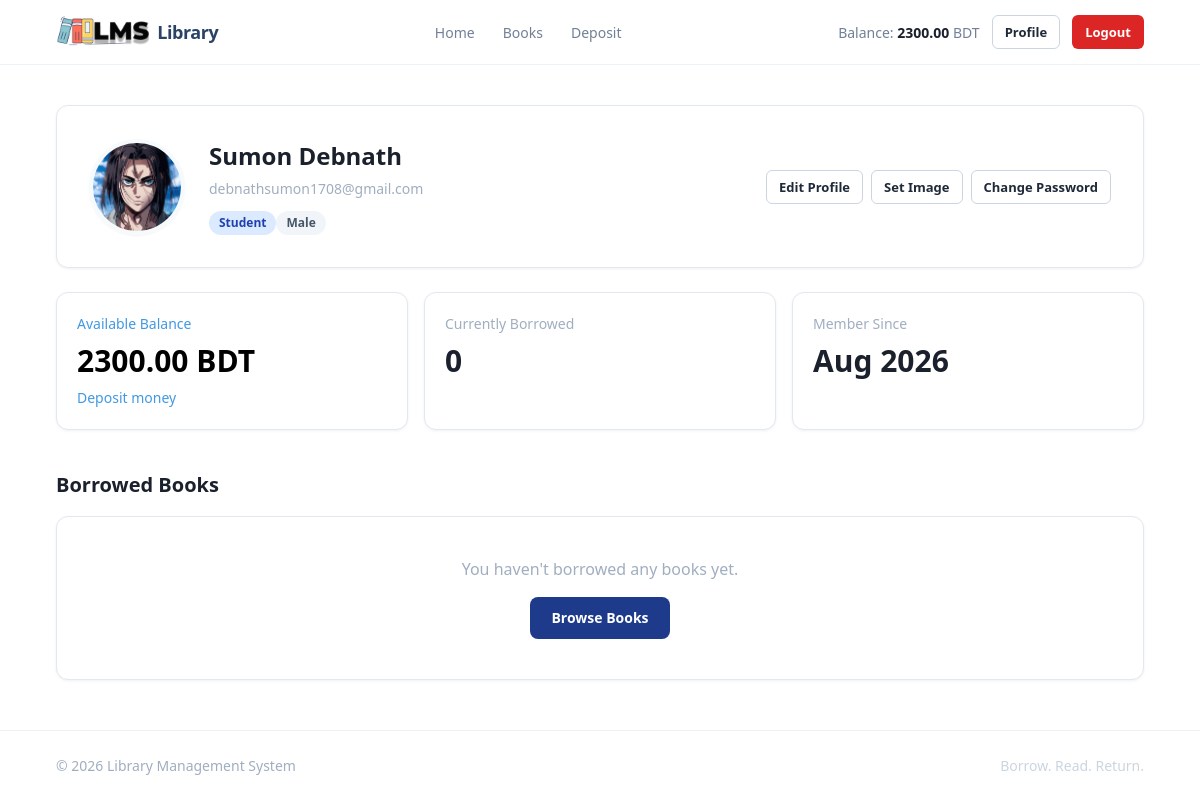
The page /account/profile/ (signed in) on the database its author committed.
### accounts/models.py (models this page shows, shortened)
class UserAccount(models.Model):
    user = models.OneToOneField(User, related_name="account", on_delete=models.CASCADE)
    birth_date = models.DateField(null=True, blank=True)
    gender = models.CharField(max_length=10, choices=GENDER_TYPE, blank=True, default="")
    user_type = models.CharField(max_length=10, choices=USER_TYPE, blank=True, default="")
    initial_date = models.DateField(auto_now_add=True)
    balance = models.DecimalField(default=0, max_digits=12, decimal_places=2)
    image = models.ImageField(upload_to="accounts/media/profile/", null=True, blank=True)

### accounts/views.py (the view)
# urls.py: path("profile/", Profile, name="profile"),
@login_required
def Profile(request):
    user = request.user.account
    book = BorrowBooK.objects.filter(borrowUser=request.user)
    return render(request, "accounts/profile.html", {"usr": user, "books": book})

### accounts/templates/accounts/profile.html (shortened to what this page needs)
{% extends "core/base.html" %}  {% block body %}
<div class="card p-6 sm:p-8">
  <div class="flex flex-col sm:flex-row items-center gap-6">
    {% if usr.image %}
    <img
      src="{{ usr.image.url }}"
      alt="Profile image of {{ usr.user.first_name }} {{ usr.user.last_name }}"
      class="h-24 w-24 rounded-full object-cover border-4 border-gray-100 shadow-sm"
    />
    {% else %}
    <div
      class="h-24 w-24 rounded-full bg-blue-100 text-blue-800 flex items-center justify-center text-2xl font-bold flex-shrink-0"
    >
      {{ usr.user.first_name|slice:":1" }}{{ usr.user.last_name|slice:":1" }}
    </div>
    {% endif %}
    <div class="text-center sm:text-left">
      <h1 class="text-2xl font-bold text-gray-900">
        {{ usr.user.first_name }} {{ usr.user.last_name }}
      </h1>
      <p class="text-sm text-gray-500 mt-1">{{ usr.user.email }}</p>
      <div class="flex flex-wrap justify-center sm:justify-start gap-1.5 mt-3">
        <span class="badge badge-blue">{{ usr.user_type }}</span>
        <span class="badge badge-gray">{{ usr.gender }}</span>
      </div>
    </div>
    <div class="sm:ml-auto flex flex-wrap justify-center gap-2">
      <a href="{% url 'edit_profile' %}" class="btn btn-secondary btn-sm"
        >Edit Profile</a
      >
      <a href="{% url 'image' %}" class="btn btn-secondary btn-sm">Set Image</a>
      <a href="{% url 'password' %}" class="btn btn-secondary btn-sm"
        >Change Password</a
      >
    </div>
  </div>
</div>
<div class="grid grid-cols-1 sm:grid-cols-3 gap-4 mt-6">
  <div class="card p-5 bg-blue-900 border-blue-900 text-white">
    <p class="text-sm text-blue-500">Available Balance</p>
    <p class="text-3xl font-bold mt-1 text-black">{{ usr.balance }} BDT</p>
    <a
      href="{% url 'deposite' %}"
      class="inline-block mt-1 text-sm font-medium text-blue-500 hover:text-blue-300 hover:underline"
      >Deposit money</a
    >
  </div>
  <div class="card p-5">
    <p class="text-sm text-gray-500">Currently Borrowed</p>
    <p class="text-3xl font-bold text-gray-900 mt-1">{{ books|length }}</p>
  </div>
  <div class="card p-5">
    <p class="text-sm text-gray-500">Member Since</p>
    <p class="text-3xl font-bold text-gray-900 mt-1">
      {{ usr.initial_date|date:"M Y" }}
    </p>
  </div>
</div>
<section class="mt-10">
  <h2 class="text-xl font-bold text-gray-900">Borrowed Books</h2>
  {% if books %}
  <div class="card overflow-hidden mt-4">
    <div class="overflow-x-auto hidden md:block">
      <table class="min-w-full divide-y divide-gray-200">
        <thead class="bg-gray-50">
          <tr>
            <th
              scope="col"
              class="px-6 py-3 text-left text-xs font-semibold uppercase tracking-wider text-gray-500"
            >
              Book
            </th>
            <th
              scope="col"
              class="px-6 py-3 text-left text-xs font-semibold uppercase tracking-wider text-gray-500"
            >
              Price
            </th>
            <th
              scope="col"
              class="px-6 py-3 text-left text-xs font-semibold uppercase tracking-wider text-gray-500"
            >
              Borrowed On
            </th>
            <th
              scope="col"
              class="px-6 py-3 text-right text-xs font-semibold uppercase tracking-wider text-gray-500"
            >
              Action
            </th>
          </tr>
        </thead>
        <tbody class="bg-white divide-y divide-gray-100">
          {% for book in books %}
          <tr class="hover:bg-gray-50">
            <td class="px-6 py-4">
              <a
                href="{% url 'details' book.borrowBook.id %}"
                class="font-medium text-gray-900 hover:text-blue-800"
                >{{ book.borrowBook.title }}</a
              >
            </td>
            <td class="px-6 py-4 text-sm text-gray-600 whitespace-no-wrap">
              {{ book.borrowBook.borrowed_price }} BDT
            </td>
            <td class="px-6 py-4 text-sm text-gray-500 whitespace-no-wrap">
              {{ book.borrowDate|date:"M d, Y h:i A" }}
            </td>
            <td class="px-6 py-4 text-right">
              <a
                href="{% url 'return' book.id %}"
                class="btn btn-secondary btn-sm"
                onclick="return confirm('Return this book?');"
                >Return Book</a
              >
            </td>
          </tr>
          {% endfor %}
        </tbody>
      </table>
    </div>
    <ul class="md:hidden divide-y divide-gray-100">
      {% for book in books %}
      <li class="p-4">
        <div class="flex items-center justify-between gap-3">
          <a
            href="{% url 'details' book.borrowBook.id %}"
            class="font-medium text-gray-900"
            >{{ book.borrowBook.title }}</a
          >
          <span class="text-sm text-gray-600 flex-shrink-0"
            >{{ book.borrowBook.borrowed_price }} BDT</span
          >
        </div>
        <p class="text-xs text-gray-500 mt-1">
          Borrowed {{ book.borrowDate|date:"M d, Y h:i A" }}
        </p>
        <a
          href="{% url 'return' book.id %}"
          class="btn btn-secondary btn-sm mt-3"
          onclick="return confirm('Return this book?');"
          >Return Book</a
        >
      </li>
      {% endfor %}
    </ul>
  </div>
  {% else %}
  <div class="card p-10 text-center mt-4">
    <p class="text-gray-500">You haven't borrowed any books yet.</p>
    <a href="{% url 'home' %}" class="btn btn-primary mt-4">Browse Books</a>
  </div>
  {% endif %}
</section>
{% endblock body %}

### core/templates/core/navber.html (shortened to what this page needs)
{% load static %}
<header class="bg-white border-b border-gray-200 sticky top-0 z-40">
    <nav class="mx-auto w-full max-w-6xl px-4 sm:px-6 lg:px-8" aria-label="Main navigation">
        <div class="flex items-center justify-between h-16">
            <a href="{% url 'home' %}" class="flex items-center flex-shrink-0 gap-2">
                <img class="h-10 w-auto" src="{% static 'images/nav_logo.png' %}" alt="Library logo" />
                <span class="hidden sm:inline text-lg font-bold text-blue-900 tracking-tight">Library</span>
            </a>
            <div class="hidden lg:flex lg:items-center lg:gap-1">
                {% if request.resolver_match.url_name == 'home' and not request.resolver_match.kwargs.category_slug %}
                    <a href="{% url 'home' %}" class="px-3 py-2 text-sm font-semibold rounded-md text-blue-900 bg-blue-50">Home</a>
                {% else %}
                    <a href="{% url 'home' %}" class="px-3 py-2 text-sm font-medium rounded-md text-gray-600 hover:text-gray-900 hover:bg-gray-100">Home</a>
                {% endif %}
                {% if request.resolver_match.url_name == 'book' %}
                    <a href="{% url 'home' %}#books" class="px-3 py-2 text-sm font-semibold rounded-md text-blue-900 bg-blue-50">Books</a>
                {% else %}
                    <a href="{% url 'home' %}#books" class="px-3 py-2 text-sm font-medium rounded-md text-gray-600 hover:text-gray-900 hover:bg-gray-100">Books</a>
                {% endif %}
                {% if request.user.is_authenticated %}
                    {% if request.resolver_match.url_name == 'deposite' %}
                        <a href="{% url 'deposite' %}" class="px-3 py-2 text-sm font-semibold rounded-md text-blue-900 bg-blue-50">Deposit</a>
                    {% else %}
                        <a href="{% url 'deposite' %}" class="px-3 py-2 text-sm font-medium rounded-md text-gray-600 hover:text-gray-900 hover:bg-gray-100">Deposit</a>
                    {% endif %}
                {% endif %}
            </div>
            <div class="hidden lg:flex lg:items-center lg:gap-3">
                {% if request.user.is_authenticated %}
                    {% with account=request.user.account %}
                        {% if account %}
                            <span class="text-sm text-gray-600">Balance: <span class="font-semibold text-gray-900">{{ account.balance }}</span> BDT</span>
                        {% endif %}
                    {% endwith %}
                    <a href="{% url 'profile' %}" class="btn btn-secondary btn-sm">Profile</a>
                    <a href="{% url 'log_out' %}" class="btn btn-danger btn-sm">Logout</a>
                {% else %}
                    <a href="{% url 'log_in' %}" class="btn btn-ghost btn-sm">Login</a>
                    <a href="{% url 'register' %}" class="btn btn-primary btn-sm">Register</a>
                {% endif %}
            </div>
        </div>
    </nav>
</header>

### core/templates/core/base.html (style rules this page uses)
html { scroll-behavior: smooth; }
body { font-family: ui-sans-serif, system-ui, -apple-system, "Segoe UI", Roboto, "Helvetica Neue", Arial, sans-serif; }
.btn { display: inline-flex; align-items: center; justify-content: center; gap: .5rem; font-weight: 600; font-size: .875rem; line-height: 1.25rem; padding: .625rem 1.25rem; border-radius: .5rem; border: 1px solid transparent; text-align: center; white-space: nowrap; cursor: pointer; transition: background-color .15s ease, color .15s ease, border-color .15s ease; }
.btn-primary { background-color: #1e3a8a; color: #fff; }
.btn-secondary { background-color: #fff; color: #1f2937; border-color: #cbd5e1; }
.btn-danger { background-color: #dc2626; color: #fff; }
.btn-sm { padding: .375rem .75rem; font-size: .8125rem; border-radius: .375rem; }
.card { background-color: #fff; border: 1px solid #e2e8f0; border-radius: .75rem; box-shadow: 0 1px 3px rgba(15, 23, 42, .06); }
.badge { display: inline-flex; align-items: center; padding: .125rem .625rem; border-radius: 9999px; font-size: .75rem; font-weight: 600; line-height: 1.25rem; }
.badge-blue { background-color: #dbeafe; color: #1e40af; }
.badge-gray { background-color: #f1f5f9; color: #475569; }

### rows shown on the page
UserAccount: balance "2300.00", image (picture), user.first_name "Sumon", user.last_name "Debnath", user.email "debnathsumon1708@gmail.com", user_type "Student", gender "Male", initial_date "Aug 2026"

### other values the page prints
{{ books|length }} "0"
